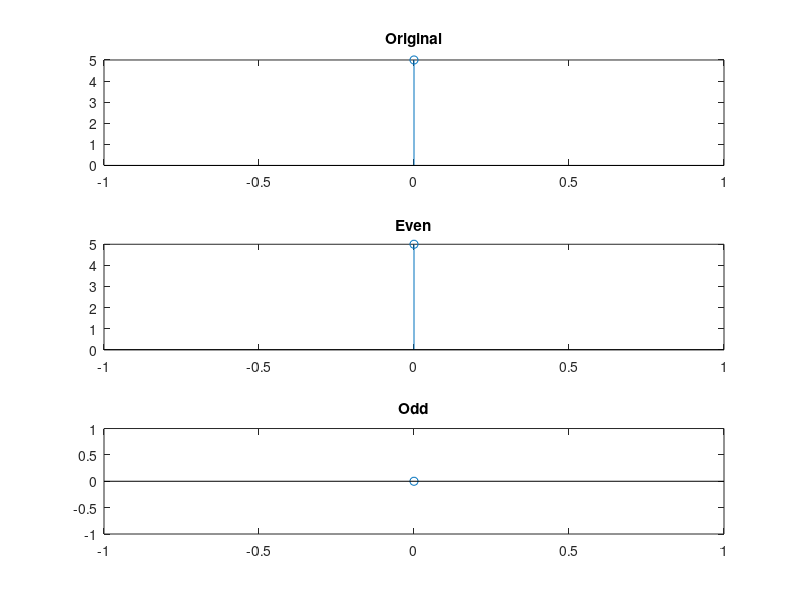

Source code (MATLAB):
% Problem 3: Even and Odd Decomposition
% Objective: Decompose a discrete signal into even and odd components.

clc; clear; close all;

x = input('Enter an odd-length signal: ');
if mod(length(x),2)==0
    error('Signal length must be odd!');
end

n = -(length(x)-1)/2:(length(x)-1)/2;
xe = (x+fliplr(x))/2;
xo = (x-fliplr(x))/2;

subplot(3,1,1); stem(n,x); title('Original');
subplot(3,1,2); stem(n,xe); title('Even');
subplot(3,1,3); stem(n,xo); title('Odd');

disp('Verification:');
disp(xe+xo);
